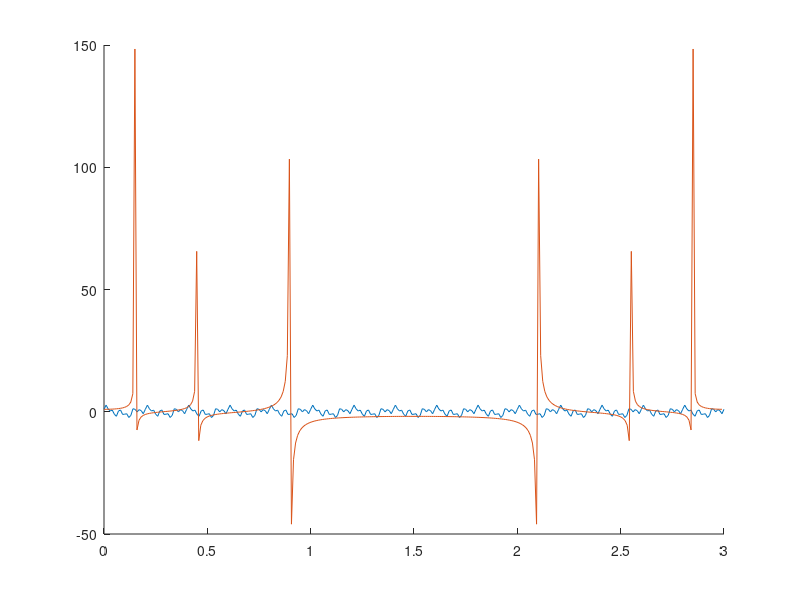

Write MATLAB code to recreate this figure.
clear all;
clc;

f=1;
fs=3;
T=fs/f;
t=0:0.01:T;
x=cos(10*pi*t) + sin(30*pi*t) + sin(60*pi*t);
y=fft(x);
hold on;
plot(t,x);
t2=(0:length(y)-1)*fs/length(y);
plot(t2,y);
hold off;
